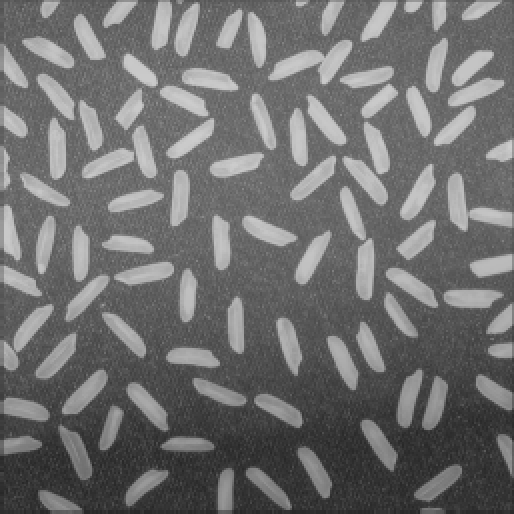
%> input picture HW2/rice.tif, 514 x 514 px
$ octave Problem2.m   (GNU Octave 9; MATLAB toolbox functions it lacks are replaced by stand-ins)
%> lines starting %> are read from the running program, lines starting %| are printed output that depends on the picture
img = imread('rice.tif');
%> img is the input picture: size 514x514 uint8; min 40, max 205, mean 111
subplot(3,4,1);
imshow(img);
title('Original Image');

%a)
h=ones(3,3)/9;
avg3 = imfilter(img,h);
subplot(3,4,5);
imshow(avg3);
title('3x3 Average filter');
rmse1=sqrt(immse(img,avg3))
%> rmse1 = 7.68
xlabel(strcat('RMSE: ', num2str(rmse1)))

med3 = medfilt2(img,[3 3]);
subplot(3,4,9);
imshow(med3);
title('3X3 Median Filter');
rmse2 =sqrt(immse(img,med3))
%> rmse2 = 7.02
xlabel(strcat('RMSE: ', num2str(rmse2)))

%b)
h=ones(9,9)/81;
avg9 = imfilter(img,h);
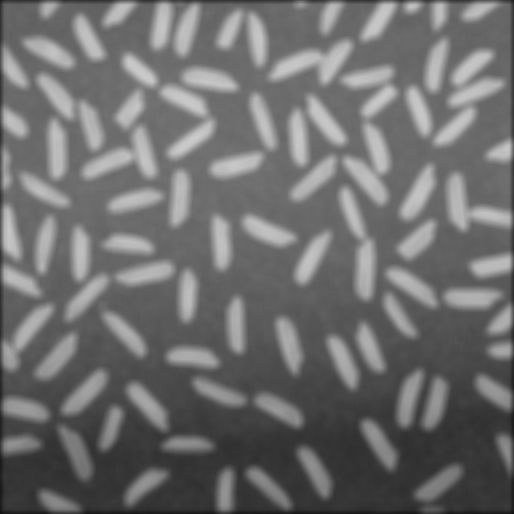
%> avg9: size 514x514 uint8; min 14, max 202, mean 110.2
subplot(3,4,7);
imshow(avg9);
title('9x9 Average filter');
rmse3=sqrt(immse(img,avg9))
%> rmse3 = 12.72
xlabel(strcat('RMSE: ', num2str(rmse3)))

med4 = medfilt2(img,[9 9]);
subplot(3,4,11);
imshow(med4);
title('9X9 Median Filter');
rmse4 =sqrt(immse(img,med4))
%> rmse4 = 8.45
xlabel(strcat('RMSE: ', num2str(rmse4)))
